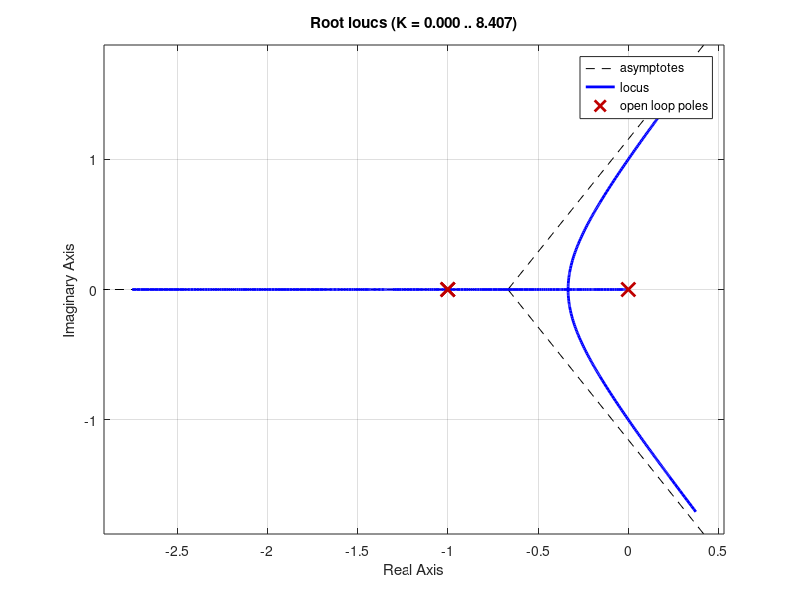
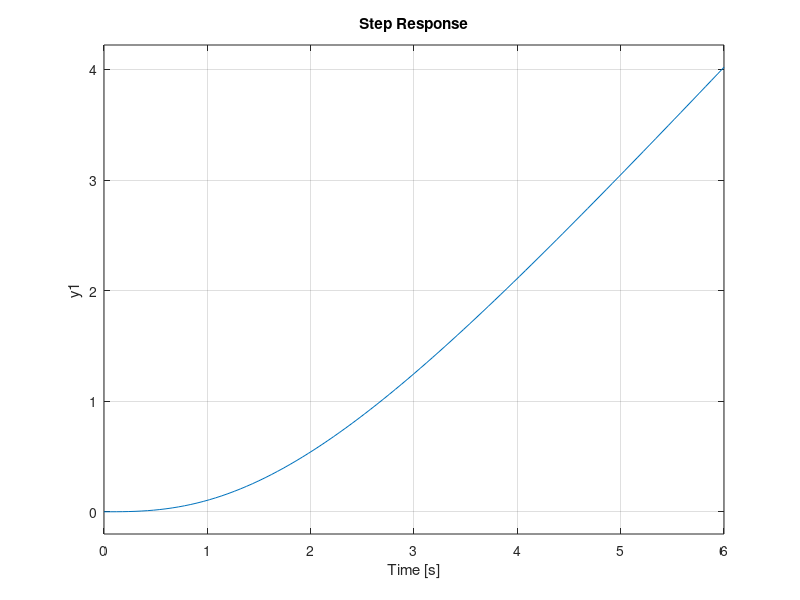

These charts were generated, in order, by the following MATLAB code: (Note: this script raises an error after producing the figures.)
% Prepreparations
close all

% System Transfer Function + Gain
sys = tf([1], [1 2 1 0]);
k = 1;

% Open-Loop System Root Locus
figure
rlocus(sys * k)

% Open-Loop System Step Response
figure
step(k * sys)

% Open-Loop Nyquist Plot using Custom Function (to see encirclements with r=inf)
figure
nyqlog(k * sys)

% Open-Loop Nyquist Plot with Unit Circle
figure 
nyquist(sys * k)
% hold on;
% n = 1000; %// Define number of points on circle
% theta = linspace(0, 2*pi, n);
% x = cos(theta);
% y = sin(theta);
% plot(x, y); %// Unit circle to visualize 

% Open-Loop Bode Plot
figure
bode(k * sys)

% Closed-Loop Bode Plot
figure
bode(feedback(k * sys, [1]))

% Open-Loop Nichols Plot
figure
nichols(sys * k)

% Linear System Analyzer can switch between different types of graphs
% linearSystemAnalyzer(sys * k)

% Display the values of Wc, Wp, Gm, Pm (Gm is not calculated correctly)
%[Gm,Pm,Wcg,Wcp] = margin(sys * k)

% Closed-Loop System Transfer Function
sys_fb = feedback(k * sys, [1]);

% Closed-Loop Nyquist Plot (Just to visualize it)
figure
nyquist(sys_fb)

% Closed-Loop Nichols Plot (Just to visualize it)
% figure
% nichols(sys_fb)

% Closed-Loop System Step Response
figure
step(sys_fb)